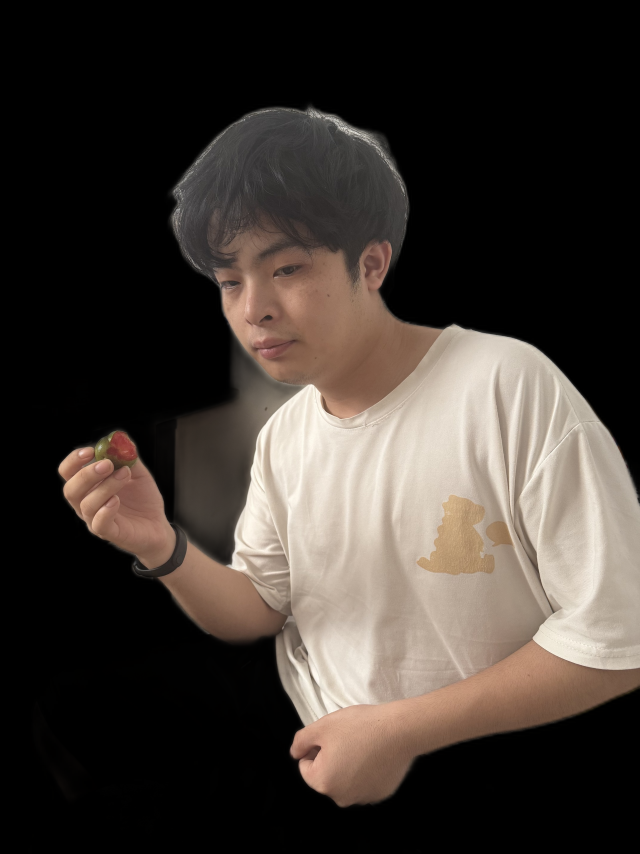
#> input picture male_perfect_v3_cutout.png, 1920 x 2560 px, given in place of out.png, which was not available (shown at 1/3 size)
$ python spot_v6.py out.png
#> lines starting #> are read from the running program, lines starting #| are printed output that depends on the picture; after the words box and inside, x2 and y2 are one past the last pixel; in counts of white or black regions, pixels touching at a corner belong together; pictures that were not available may be replaced by others from this repository, and a replacement may not be noted
"""
去斑 v6 — 全面去除黑白黄各种斑点
策略：HSV+HLS双色彩空间检测 → 合并所有斑类型 → 强力修补
"""

import cv2
import numpy as np
import os
import sys
import uuid

OUTPUT_DIR = r"C:\temp\comfy_results"
os.makedirs(OUTPUT_DIR, exist_ok=True)


def detect_all_spots(img):
    """多维度检测所有类型斑点"""
    h, w = img.shape[:2]
    gray = cv2.cvtColor(img, cv2.COLOR_BGR2GRAY)
    hsv = cv2.cvtColor(img, cv2.COLOR_BGR2HSV)
    hls = cv2.cvtColor(img, cv2.COLOR_BGR2HLS)
    lab = cv2.cvtColor(img, cv2.COLOR_BGR2LAB)

    combined_mask = np.zeros((h, w), dtype=np.uint8)

    # ========== 1. 黑帽检测深色斑点（痣/雀斑） ==========
    for ksize in [(5,5), (11,11), (21,21)]:
        k = cv2.getStructuringElement(cv2.MORPH_ELLIPSE, ksize)
        bh = cv2.morphologyEx(gray, cv2.MORPH_BLACKHAT, k)
        _, spots = cv2.threshold(bh, 6, 255, cv2.THRESH_BINARY)
        combined_mask = cv2.bitwise_or(combined_mask, spots)

    # ========== 2. HSV检测黄斑/褐斑 ==========
    h_ch, s_ch, v_ch = cv2.split(hsv)

    # 黄褐色范围: H 10-30, S > 40, V 中等
    yellow_mask1 = cv2.inRange(hsv, np.array([8, 30, 60]), np.array([35, 255, 200]))

    # 棕褐色范围: H 0-20, S > 50, V 较低
    brown_mask = cv2.inRange(hsv, np.array([0, 40, 40]), np.array([20, 255, 150]))

    # 红色痘印范围: H 160-180, S > 60
    red_mask = cv2.inRange(hsv, np.array([160, 50, 40]), np.array([180, 255, 200]))

    for color_mask in [yellow_mask1, brown_mask, red_mask]:
        # 形态学提取斑点结构
        k3 = cv2.getStructuringElement(cv2.MORPH_ELLIPSE, (3, 3))
        cleaned = cv2.morphologyEx(color_mask, cv2.MORPH_OPEN, k3, iterations=1)
        combined_mask = cv2.bitwise_or(combined_mask, cleaned)

    # ========== 3. LAB色差检测 ==========
    l_ch, a_ch, b_ch = cv2.split(lab)

    # A通道（绿到红）：红色斑点在A通道值高
    _, a_high = cv2.threshold(a_ch, 135, 255, cv2.THRESH_BINARY)
    # B通道（蓝到黄）：黄色斑点在B通道值高
    _, b_high = cv2.threshold(b_ch, 140, 255, cv2.THRESH_BINARY)

    for cm in [a_high, b_high]:
        k3 = cv2.getStructuringElement(cv2.MORPH_ELLIPSE, (3, 3))
        cleaned = cv2.morphologyEx(cm, cv2.MORPH_OPEN, k3, iterations=1)
        combined_mask = cv2.bitwise_or(combined_mask, cleaned)

    # ========== 4. 滤波：只保留小尺寸斑点 ==========
    # 去掉太大区域（不是斑点）
    k_large = cv2.getStructuringElement(cv2.MORPH_ELLIPSE, (31, 31))
    large_regions = cv2.morphologyEx(combined_mask, cv2.MORPH_OPEN, k_large)
    combined_mask = cv2.bitwise_xor(combined_mask, large_regions)

    # 去掉太小的噪点
    k2 = cv2.getStructuringElement(cv2.MORPH_ELLIPSE, (2, 2))
    combined_mask = cv2.morphologyEx(combined_mask, cv2.MORPH_OPEN, k2, iterations=1)

    # ========== 5. 提取连通域 ==========
    num_labels, labels, stats, centroids = cv2.connectedComponentsWithStats(combined_mask, connectivity=8)

    spots = []
    for i in range(1, num_labels):
        area = stats[i, cv2.CC_STAT_AREA]
        if 3 <= area <= 500:
            cx, cy = int(centroids[i][0]), int(centroids[i][1])
            r = max(int(np.sqrt(area / np.pi)) + 1, 2)
            spots.append((cx, cy, r, area))

    print(f"[v6] 检测到 {len(spots)} 个斑点 (共{num_labels-1}个连通域)")
    return spots, combined_mask


def multi_pass_inpaint(img, spots):
    """多轮修补：用不同算法逐步填补"""
    h, w = img.shape[:2]
    mask = np.zeros((h, w), dtype=np.uint8)

    for (cx, cy, r, area) in spots:
        if area < 8:
            radius = max(int(r * 3), 3)
        elif area < 20:
            radius = max(int(r * 2.5), 4)
        elif area < 50:
            radius = max(int(r * 2.0), 5)
        else:
            radius = max(int(r * 1.8), 6)
        cv2.circle(mask, (cx, cy), radius, 255, -1)

    # 第1轮：Telea快速填充
    r1 = cv2.inpaint(img, mask, 2, cv2.INPAINT_TELEA)
    # 第2轮：NS精细修补
    r2 = cv2.inpaint(r1, mask, 1, cv2.INPAINT_NS)
    # 第3轮：再补一次
    r3 = cv2.inpaint(r2, mask, 1, cv2.INPAINT_TELEA)

    return r3


def skin_blend(original, processed):
    """
    只在皮肤区域内混合，保护非皮肤区域完全不变
    """
    h, w = original.shape[:2]

    # 检测皮肤
    ycrcb = cv2.cvtColor(original, cv2.COLOR_BGR2YCrCb)
    skin = cv2.inRange(ycrcb, np.array([0, 133, 77]), np.array([255, 173, 127]))
    skin_f = cv2.GaussianBlur(skin.astype(np.float32), (31, 31), 15) / 255.0

    result = (original.astype(np.float32) * (1.0 - skin_f[:, :, np.newaxis]) +
              processed.astype(np.float32) * skin_f[:, :, np.newaxis])
    return np.clip(result, 0, 255).astype(np.uint8)


def process(input_path):
#> called with input_path = 'out.png'
    print(f"处理: {os.path.basename(input_path)}")

    original = cv2.imread(input_path)
#> original is the input picture: shape (2560, 1920, 3); mean B, G, R 51.5, 57.2, 64.9
    if original is None:
        print("❌ 读取失败")
        return None

    h, w = original.shape[:2]
#> h = 2560; w = 1920
    print(f"尺寸: {w}x{h}")
#| 尺寸: 1920x2560

    # 1. 多维度检测
    print("步骤1: 多维度检测（黑斑+黄斑+红斑+褐斑）...")
    spots, spot_mask = detect_all_spots(original)
#> in detect_all_spots, `hsv = cv2.cvtColor(img, cv2.COLOR_BGR2HSV)`: hsv: shape (2560, 1920, 3); mean H, S, V 8.1, 26.1, 64.9
#> in detect_all_spots, `hls = cv2.cvtColor(img, cv2.COLOR_BGR2HLS)`: hls: shape (2560, 1920, 3); mean of channels 0, 1, 2 8.1, 58.2, 26.5
#> in detect_all_spots, `lab = cv2.cvtColor(img, cv2.COLOR_BGR2LAB)`: lab: shape (2560, 1920, 3); mean of channels 0, 1, 2 61.2, 130, 132.2
#> the loop in detect_all_spots, `for ksize in [(5,5), (11,11), (21,21)]:` made 3 passes
#> pass 1, in detect_all_spots, `_, spots = cv2.threshold(bh, 6, 255, cv2.THRESH_BINARY)`:
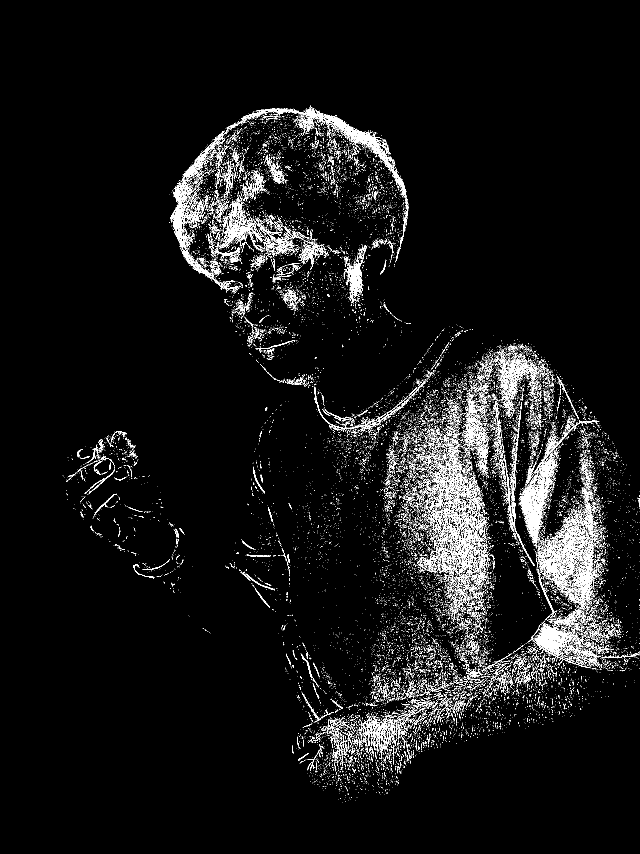
#> spots: shape (2560, 1920) (shown at 1/3 size); 4% white in thin lines or dots, all inside (x1, y1, x2, y2) = (187, 316, 1920, 2408)
#> after the loop in detect_all_spots, `for ksize in [(5,5), (11,11), (21,21)]:`: combined_mask: shape (2560, 1920); 14.6% white; 20363 white regions (19336 under 20 px), largest, box (x1, y1, x2, y2) and area: (1109, 1025, 1920, 2116) 305471, (509, 316, 1227, 898) 129234, (708, 1489, 1148, 2186) 28478
#> in detect_all_spots, `yellow_mask1 = cv2.inRange(hsv, np.array([8, 30, 60]), np.array([35, 2..`: yellow_mask1: shape (2560, 1920); 22.1% white; 3246 white regions (3151 under 20 px), largest, box (x1, y1, x2, y2) and area: (471, 638, 1920, 2421) 999753, (174, 1291, 530, 1712) 60006, (793, 1300, 868, 1686) 7184
#> in detect_all_spots, `brown_mask = cv2.inRange(hsv, np.array([0, 40, 40]), np.array([20, 255..`:
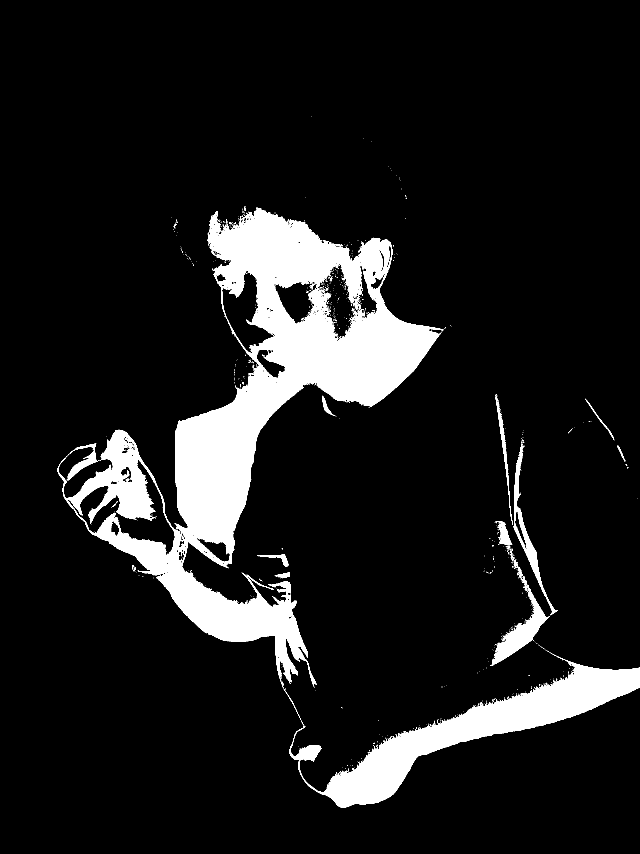
#> brown_mask: shape (2560, 1920) (shown at 1/3 size); 10.8% white; 1146 white regions (1104 under 20 px), largest, box (x1, y1, x2, y2) and area: (173, 622, 1330, 2064) 399739, (868, 1957, 1920, 2423) 102783, (1470, 1775, 1649, 1997) 9833
#> in detect_all_spots, `red_mask = cv2.inRange(hsv, np.array([160, 50, 40]), np.array([180, 25..`: red_mask: shape (2560, 1920); 0% white in thin lines or dots, all inside (x1, y1, x2, y2) = (510, 848, 1884, 1706)
#> the loop in detect_all_spots, `for color_mask in [yellow_mask1, brown_mask, red_mask]:` made 3 passes
#> after the loop in detect_all_spots, `for color_mask in [yellow_mask1, brown_mask, red_mask]:`: combined_mask: shape (2560, 1920); 30.7% white; 9018 white regions (8638 under 20 px), largest, box (x1, y1, x2, y2) and area: (173, 316, 1920, 2423) 1419259, (791, 1226, 868, 1689) 9020, (941, 1914, 1067, 2119) 3566
#> in detect_all_spots, `_, a_high = cv2.threshold(a_ch, 135, 255, cv2.THRESH_BINARY)`: a_high: shape (2560, 1920); 11.3% white; 462 white regions (422 under 20 px), largest, box (x1, y1, x2, y2) and area: (646, 692, 1322, 1257) 212234, (869, 1916, 1920, 2420) 202425, (176, 1293, 527, 1706) 80162
#> in detect_all_spots, `_, b_high = cv2.threshold(b_ch, 140, 255, cv2.THRESH_BINARY)`:
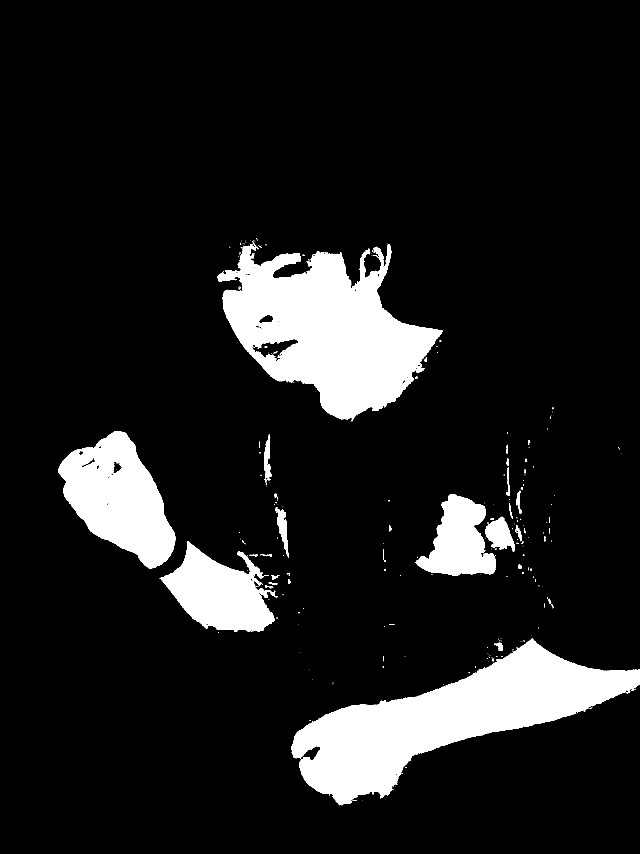
#> b_high: shape (2560, 1920) (shown at 1/3 size); 11.6% white; 345 white regions (291 under 20 px), largest, box (x1, y1, x2, y2) and area: (874, 1914, 1920, 2416) 196533, (651, 723, 1328, 1264) 192760, (175, 1293, 527, 1707) 82200
#> the loop in detect_all_spots, `for cm in [a_high, b_high]:` made 2 passes
#> k3 on passes 1 to 2: [[0, 1, 0], [1, 1, 1], [0, 1, 0]], [[0, 1, 0], [1, 1, 1], [0, 1, 0]]
#> in detect_all_spots, `k_large = cv2.getStructuringElement(cv2.MORPH_ELLIPSE, (31, 31))`: k_large: shape (31, 31); values 0 (black) and 1 (white), 75.9% white; 4 black regions, box (x1, y1, x2, y2) and area: (0, 0, 15, 12) 58, (16, 0, 31, 12) 58, (0, 19, 15, 31) 58, (16, 19, 31, 31) 58
#> in detect_all_spots, `large_regions = cv2.morphologyEx(combined_mask, cv2.MORPH_OPEN, k_large)`: large_regions: shape (2560, 1920); 22.4% white; 12 white regions, largest, box (x1, y1, x2, y2) and area: (483, 635, 1409, 2149) 481165, (868, 1379, 1920, 2423) 418669, (174, 1289, 542, 1711) 89625
#> in detect_all_spots, `combined_mask = cv2.bitwise_xor(combined_mask, large_regions)`:
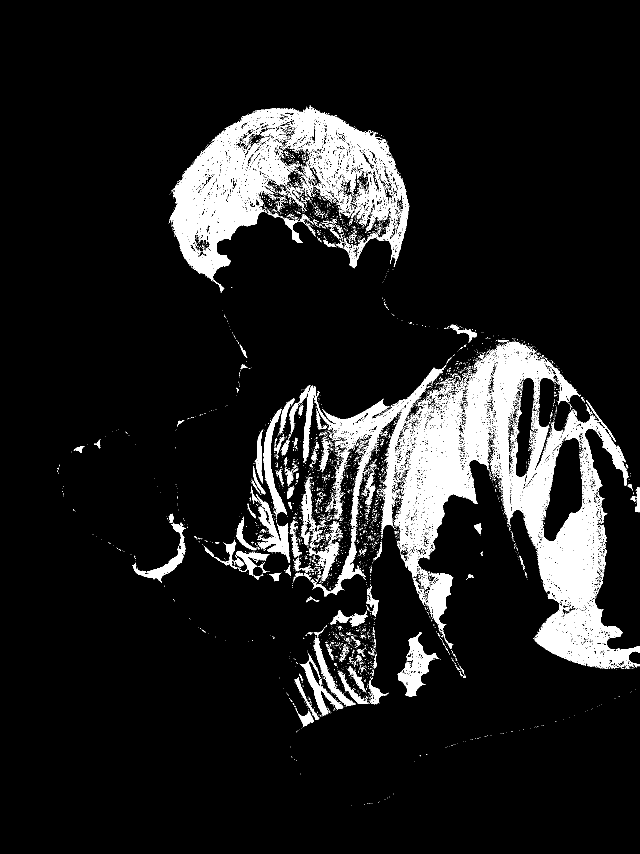
#> combined_mask: shape (2560, 1920) (shown at 1/3 size); 9.1% white; 9307 white regions (8831 under 20 px), largest, box (x1, y1, x2, y2) and area: (1470, 1025, 1920, 2006) 115980, (509, 316, 1227, 844) 102002, (1182, 1075, 1483, 1678) 56258
#> in detect_all_spots, `k2 = cv2.getStructuringElement(cv2.MORPH_ELLIPSE, (2, 2))`: k2 = [[0, 1], [1, 1]]
#> in detect_all_spots, `combined_mask = cv2.morphologyEx(combined_mask, cv2.MORPH_OPEN, k2, it..`: combined_mask: shape (2560, 1920); 8.3% white; 4129 white regions (3539 under 20 px), largest, box (x1, y1, x2, y2) and area: (510, 322, 1228, 838) 77952, (1183, 1212, 1434, 1606) 32432, (1613, 1478, 1802, 1816) 28558
#> in detect_all_spots, `num_labels, labels, stats, centroids = cv2.connectedComponentsWithStat..`:
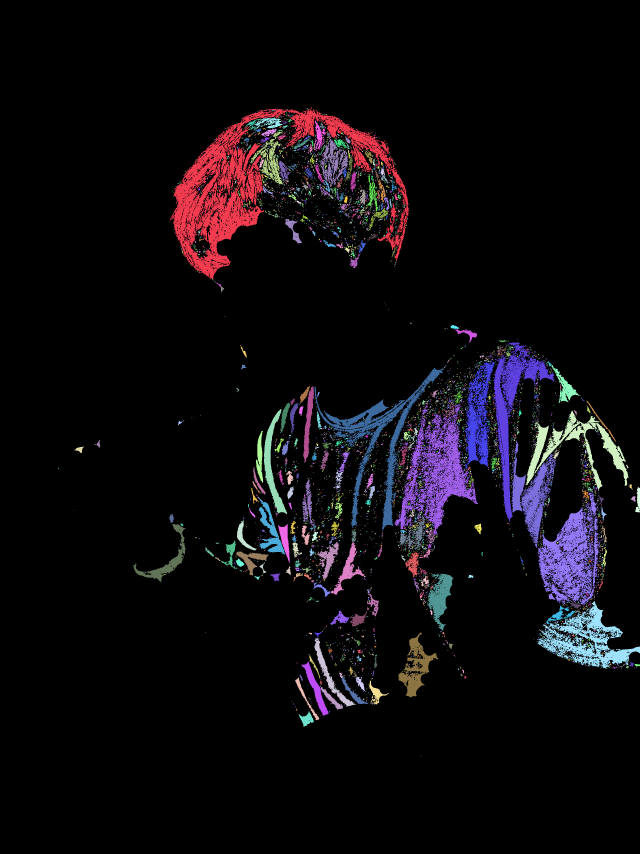
#> labels: shape (2560, 1920) int32 (shown at 1/3 size); 4130 distinct labels, from 0 to 4129; one colour per label, 0 black
#> in detect_all_spots, `num_labels, labels, stats, centroids = cv2.connectedComponentsWithStat..`: num_labels = 4130; centroids = 4130 pairs, first value 174.6 to 1914.6, second value 325.3 to 2267.3
#> the loop in detect_all_spots, `for i in range(1, num_labels):` made 4129 passes
#> (area, cx, cy, r) on passes 30, 34, 35, 42, 52, 55, 61, 70, 71, 75, 81, 94: (27, 776, 358, 3), (47, 869, 361, 4), (346, 756, 373, 11), (53, 854, 367, 5), (124, 965, 377, 7), (71, 855, 379, 5), (46, 737, 381, 4), (80, 775, 390, 6), (24, 791, 385, 3), (499, 807, 397, 13), (40, 839, 391, 4), (28, 776, 399, 3)
#> (area, cx, cy) on pass 102: (55, 750, 405)
#> after the loop in detect_all_spots, `for i in range(1, num_labels):`: spots = 4067 items, first 6: (920, 325, 2, 7), (831, 326, 2, 3), (861, 327, 2, 5), (923, 327, 2, 3), (851, 329, 2, 3), (804, 331, 2, 3)
#| [v6] 检测到 4067 个斑点 (共4129个连通域)

    if not spots:
        print("⚠️ 未检测到斑点")
        return None

    # 2. 强力修补
    print("步骤2: 三轮修补...")
    inpainted = multi_pass_inpaint(original, spots)
#> the loop in multi_pass_inpaint, `for (cx, cy, r, area) in spots:` made 4067 passes
#> (cx, cy, r, area, radius) on passes 28, 32, 33, 39, 49, 52, 58: (776, 358, 3, 27, 6), (869, 361, 4, 47, 8), (756, 373, 11, 346, 19), (854, 367, 5, 53, 9), (965, 377, 7, 124, 12), (855, 379, 5, 71, 9), (737, 381, 4, 46, 8)
#> radius on passes 61 to 66: 6, 5, 6, 6, 7, 6
#> after the loop in multi_pass_inpaint, `for (cx, cy, r, area) in spots:`: mask: shape (2560, 1920); 7.2% white; 426 white regions, largest, box (x1, y1, x2, y2) and area: (768, 390, 1223, 726) 54897, (1171, 1013, 1545, 1524) 39700, (852, 1456, 1041, 1752) 19292

    # 3. 只在皮肤区域混合
    print("步骤3: 皮肤区域混合...")
    result = skin_blend(original, inpainted)
#> in skin_blend, `ycrcb = cv2.cvtColor(original, cv2.COLOR_BGR2YCrCb)`: ycrcb: shape (2560, 1920, 3); mean of channels 0, 1, 2 58.9, 132.3, 123.8
#> in skin_blend, `skin = cv2.inRange(ycrcb, np.array([0, 133, 77]), np.array([255, 173, ..`: skin: shape (2560, 1920); 33.2% white; 280 white regions (257 under 20 px), largest, box (x1, y1, x2, y2) and area: (471, 626, 1920, 2423) 1543447, (173, 1291, 534, 1711) 87426, (606, 1237, 660, 1276) 683
#> in skin_blend, `skin_f = cv2.GaussianBlur(skin.astype(np.float32), (31, 31), 15) / 255.0`:
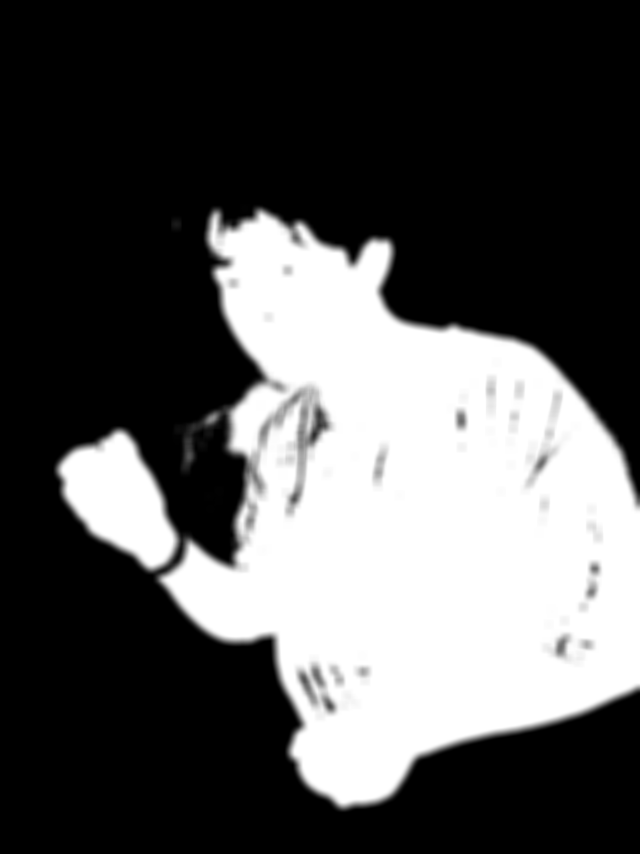
#> skin_f: shape (2560, 1920) float32 (shown at 1/3 size); min 0, max 1, mean 0.332

    # 保存
    uid = uuid.uuid4().hex[:8]
    out_png = os.path.join(OUTPUT_DIR, f"v6_{uid}.png")
    cv2.imwrite(out_png, result, [cv2.IMWRITE_PNG_COMPRESSION, 3])

    # 预览
    scale = min(1.0, 2000 / max(w, h))
#> scale = 0.781
    preview = cv2.resize(result, (int(w*scale), int(h*scale))) if scale < 1 else result
    out_jpg = os.path.join(OUTPUT_DIR, f"v6_preview_{uid}.jpg")
    cv2.imwrite(out_jpg, preview, [cv2.IMWRITE_JPEG_QUALITY, 92])

    # 标记图（用不同颜色标不同类型的斑）
    debug = original.copy()
    for (cx, cy, r, area) in spots:
        color = (0, 0, 255) if area < 15 else (255, 0, 0) if area < 30 else (0, 255, 255)
        cv2.circle(debug, (cx, cy), max(r, 2), color, 1)
#> this loop made 4067 passes
#> (cx, cy, r, area, color) on passes 28, 32, 33: (776, 358, 3, 27, (255, 0, 0)), (869, 361, 4, 47, (0, 255, 255)), (756, 373, 11, 346, (0, 255, 255))
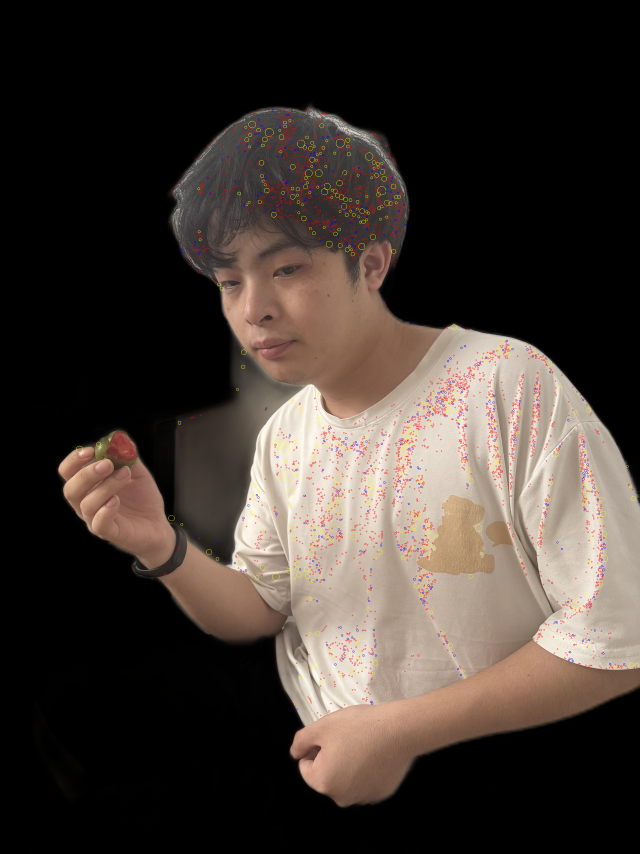
#> debug: shape (2560, 1920, 3) (shown at 1/3 size); mean B, G, R 50.4, 56.4, 65.4
    ds = min(1.0, 1200 / max(w, h))
#> ds = 0.469
    debug_out = os.path.join(OUTPUT_DIR, f"v6_debug_{uid}.jpg")
    debug_small = cv2.resize(debug, (int(w*ds), int(h*ds)))
    cv2.imwrite(debug_out, debug_small, [cv2.IMWRITE_JPEG_QUALITY, 85])

    print(f"✅ 完成")
    print(f"预览: {out_jpg}")
    return out_jpg, out_png, debug_out


if __name__ == "__main__":
    if len(sys.argv) < 2:
        print("用法: python spot_v6.py <图片路径>")
        sys.exit(1)

    result = process(sys.argv[1])
    if result:
        print(f"\n结果: {result[0]}")
